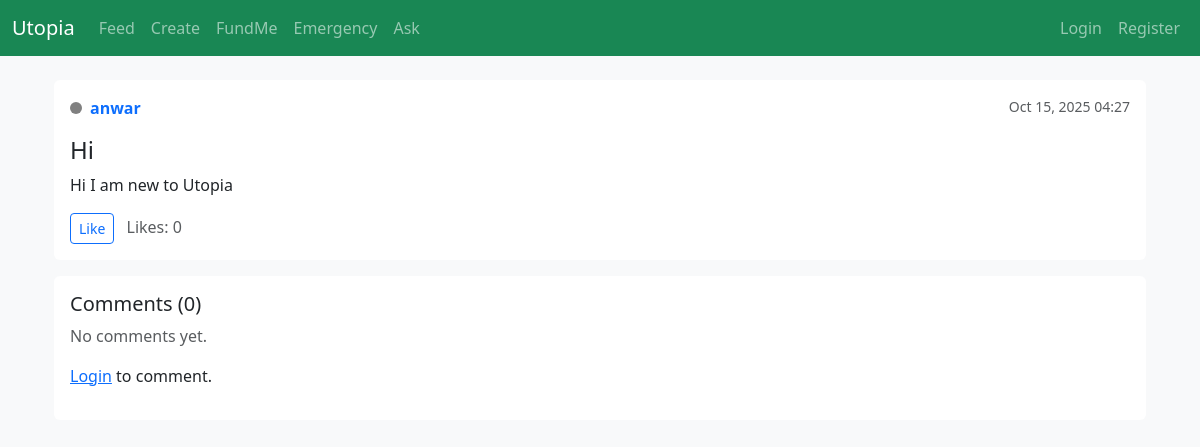
Before: /posts/post/9/ with the older database file.
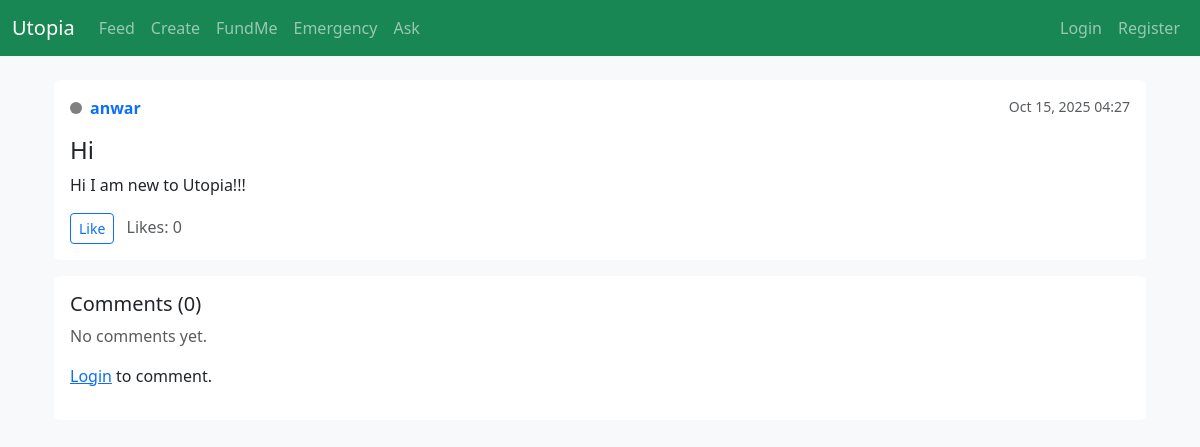
After: the same page with the newer database file.
### posts/models.py (models this page shows, shortened)
class Post(models.Model):
    profile = models.ForeignKey("accounts.Profile", on_delete=models.CASCADE, related_name="posts")
    title = models.CharField(max_length=200, blank=True)
    content = models.TextField(blank=True)
    image = models.ImageField(upload_to="posts/", blank=True, null=True)
    is_emergency = models.BooleanField(default=False)
    created_at = models.DateTimeField(default=timezone.now)
    updated_at = models.DateTimeField(auto_now=True)
    likes_count = models.IntegerField(default=0)
    class Meta:
        ordering = ["-created_at"]

### accounts/models.py (models this page shows, shortened)
class Profile(models.Model):
    user = models.OneToOneField(User, on_delete=models.CASCADE)
    display_name = models.CharField(max_length=150, blank=True)
    bio = models.TextField(blank=True)
    profile_image = models.ImageField(upload_to='profiles/', blank=True, null=True)
    quiz_score = models.IntegerField(null=True, blank=True)    # percent or raw
    badge = models.CharField(max_length=50, choices=[("Bronze","Bronze"),("Silver","Silver"),("Gold","Gold")], default="Bronze")
    created_at = models.DateTimeField(auto_now_add=True)
    updated_at = models.DateTimeField(auto_now=True)
    profile_picture = models.ImageField(upload_to='profile_pics/', blank=True, null=True)

### posts/views.py (the view)
# urls.py: path("post/<int:post_id>/", views.post_detail, name="detail"),
def post_detail(request, post_id):
    post = get_object_or_404(Post, pk=post_id)
    comment_form = CommentForm()
    user_liked = False
    if request.user.is_authenticated and getattr(request.user, "profile", None):
        user_liked = Like.objects.filter(post=post, profile=request.user.profile).exists()
    return render(request, "posts/post_detail.html", {"post": post, "comment_form": comment_form, "user_liked": user_liked})

### templates/posts/post_detail.html (shortened to what this page needs)
{% extends "base.html" %}
{% block content %}
<div class="container mt-4">
  <div class="card mb-3">
    <div class="card-body">
      <div class="d-flex justify-content-between">
        <div class="d-flex align-items-center">
          <div class="rounded-circle me-2" style="width:12px;height:12px;background-color:
            {% if post.profile.badge == 'gold' %}gold
            {% elif post.profile.badge == 'silver' %}silver
            {% elif post.profile.badge == 'bronze' %}peru
            {% else %}gray{% endif %};">
          </div>
          <a href="{% url 'posts:profile_posts' post.profile.id %}" class="fw-bold text-decoration-none">
            {{ post.profile.user.username }}
          </a>
        </div>
        <small class="text-muted">{{ post.created_at|date:"M d, Y H:i" }}</small>
      </div>
      {% if post.title %}
      <h4 class="mt-3">{{ post.title }}</h4>
      {% endif %}
      <p>{{ post.content|linebreaksbr }}</p>
      <form method="post" action="{% url 'posts:toggle_like' post.id %}" class="d-inline">
        <button class="btn btn-outline-primary btn-sm" type="submit">
          {% if user_liked %}Unlike{% else %}Like{% endif %}
        </button>
      </form>
      <span class="text-muted ms-2">Likes: {{ post.likes_count }}</span>
    </div>
  </div>
  <div class="card">
    <div class="card-body">
      <h5>Comments ({{ post.comments.count }})</h5>
      {% for comment in post.comments.all %}
        <div class="border-bottom mb-2 pb-2">
         <strong>
  {% if comment.profile %}
    {{ comment.profile.user.username }}
  {% else %}
    Anonymous
  {% endif %}
</strong>
          <small class="text-muted">{{ comment.created_at|date:"M d, Y H:i" }}</small>
          <p class="mb-0">{{ comment.body|linebreaksbr }}</p>
        </div>
      {% empty %}
        <p class="text-muted">No comments yet.</p>
      {% endfor %}
      {% if user.is_authenticated %}
        <form method="post" action="{% url 'posts:add_comment' post.id %}">
          {% csrf_token %}
          {{ comment_form.body }}
          <button type="submit" class="btn btn-primary btn-sm mt-2">Add Comment</button>
        </form>
      {% else %}
        <p><a href="{% url 'accounts:login' %}">Login</a> to comment.</p>
      {% endif %}
    </div>
  </div>
</div>
{% endblock %}

Changed rows visible on the page:
changed Post "Hi": content "Hi I am new to Utopia" → "Hi I am new to Utopia!!!"
